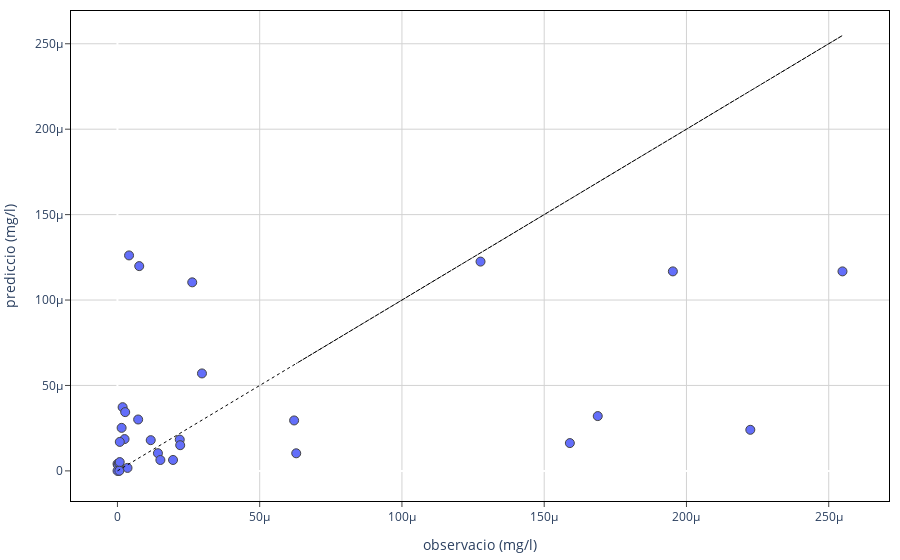

Notebook cell for this chart:
### Code cell
swatpy.scatter_plot()

### Figure 1 — Plotly figure (JSON) as saved in the notebook; plotly's stock layout.template omitted (floating-point values rounded to 4 significant figures)
{"data": [{"customdata": [[317], [124], [92], [215], [330], [297], [297], [92], [176], [76], [76], [317], [305], [222], [181], [181], [281], [192], [330], [7], [222], [124], [192], [281], [305], [176], [352], [33], [311], [281], [126], [125]], "hovertemplate": "observacio (mg/l)=%{x}<br>prediccio (mg/l)=%{y}<br>gis_id=%{customdata[0]}<extra></extra>", "legendgroup": "", "marker": {"color": "#636efa", "line": {"width": 1}, "size": 9, "symbol": "circle"}, "mode": "markers", "name": "", "orientation": "v", "showlegend": false, "type": "scatter", "x": [3e-08, 1.17e-05, 4.08e-06, 2.3e-07, 4.2e-07, 3.54e-06, 6e-07, 0.0001276, 2.971e-05, 2.5e-06, 7.28e-06, 8e-07, 1.47e-06, 1.423e-05, 0.0001952, 0.0002548, 6.21e-05, 1.82e-06, 3e-08, 6.8e-07, 8.3e-07, 2.72e-06, 2.19e-05, 2.629e-05, 2.206e-05, 7.66e-06, 1.509e-05, 1.954e-05, 0.000159, 0.0002224, 0.0001688, 6.284e-05], "xaxis": "x", "y": [4.113e-06, 1.799e-05, 0.0001261, 3.334e-06, 9.914e-09, 1.745e-06, 4.406e-06, 0.0001225, 5.704e-05, 1.861e-05, 3.009e-05, 5.156e-06, 2.518e-05, 1.035e-05, 0.0001168, 0.0001168, 2.953e-05, 3.73e-05, 7.629e-09, 8.633e-08, 1.696e-05, 3.44e-05, 1.83e-05, 0.0001104, 1.504e-05, 0.0001199, 6.37e-06, 6.395e-06, 1.627e-05, 2.405e-05, 3.207e-05, 1.03e-05], "yaxis": "y"}, {"line": {"color": "black", "dash": "dot", "width": 1}, "marker": {"opacity": 0}, "type": "scatter", "x": [3e-08, 1.17e-05, 4.08e-06, 2.3e-07, 4.2e-07, 3.54e-06, 6e-07, 0.0001276, 2.971e-05, 2.5e-06, 7.28e-06, 8e-07, 1.47e-06, 1.423e-05, 0.0001952, 0.0002548, 6.21e-05, 1.82e-06, 3e-08, 6.8e-07, 8.3e-07, 2.72e-06, 2.19e-05, 2.629e-05, 2.206e-05, 7.66e-06, 1.509e-05, 1.954e-05, 0.000159, 0.0002224, 0.0001688, 6.284e-05], "y": [3e-08, 1.17e-05, 4.08e-06, 2.3e-07, 4.2e-07, 3.54e-06, 6e-07, 0.0001276, 2.971e-05, 2.5e-06, 7.28e-06, 8e-07, 1.47e-06, 1.423e-05, 0.0001952, 0.0002548, 6.21e-05, 1.82e-06, 3e-08, 6.8e-07, 8.3e-07, 2.72e-06, 2.19e-05, 2.629e-05, 2.206e-05, 7.66e-06, 1.509e-05, 1.954e-05, 0.000159, 0.0002224, 0.0001688, 6.284e-05]}], "layout": {"legend": {"tracegroupgap": 0}, "margin": {"b": 10, "l": 10, "r": 10, "t": 10}, "plot_bgcolor": "white", "showlegend": false, "xaxis": {"anchor": "y", "domain": [0, 1], "gridcolor": "lightgrey", "linecolor": "black", "mirror": true, "showline": true, "ticks": "outside", "title": {"text": "observacio (mg/l)"}}, "yaxis": {"anchor": "x", "domain": [0, 1], "gridcolor": "lightgrey", "linecolor": "black", "mirror": true, "showline": true, "ticks": "outside", "title": {"text": "prediccio (mg/l)"}}}}
